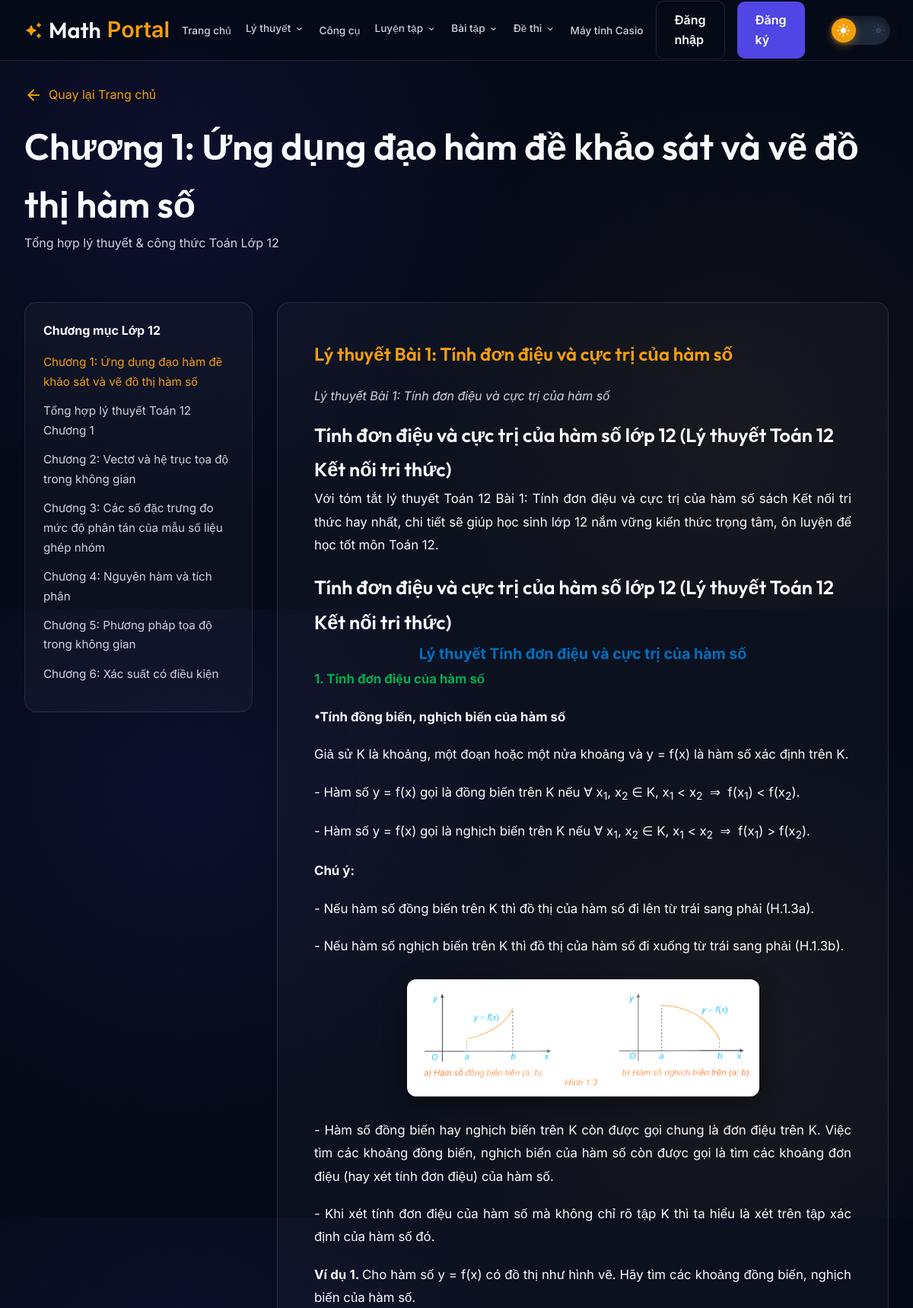
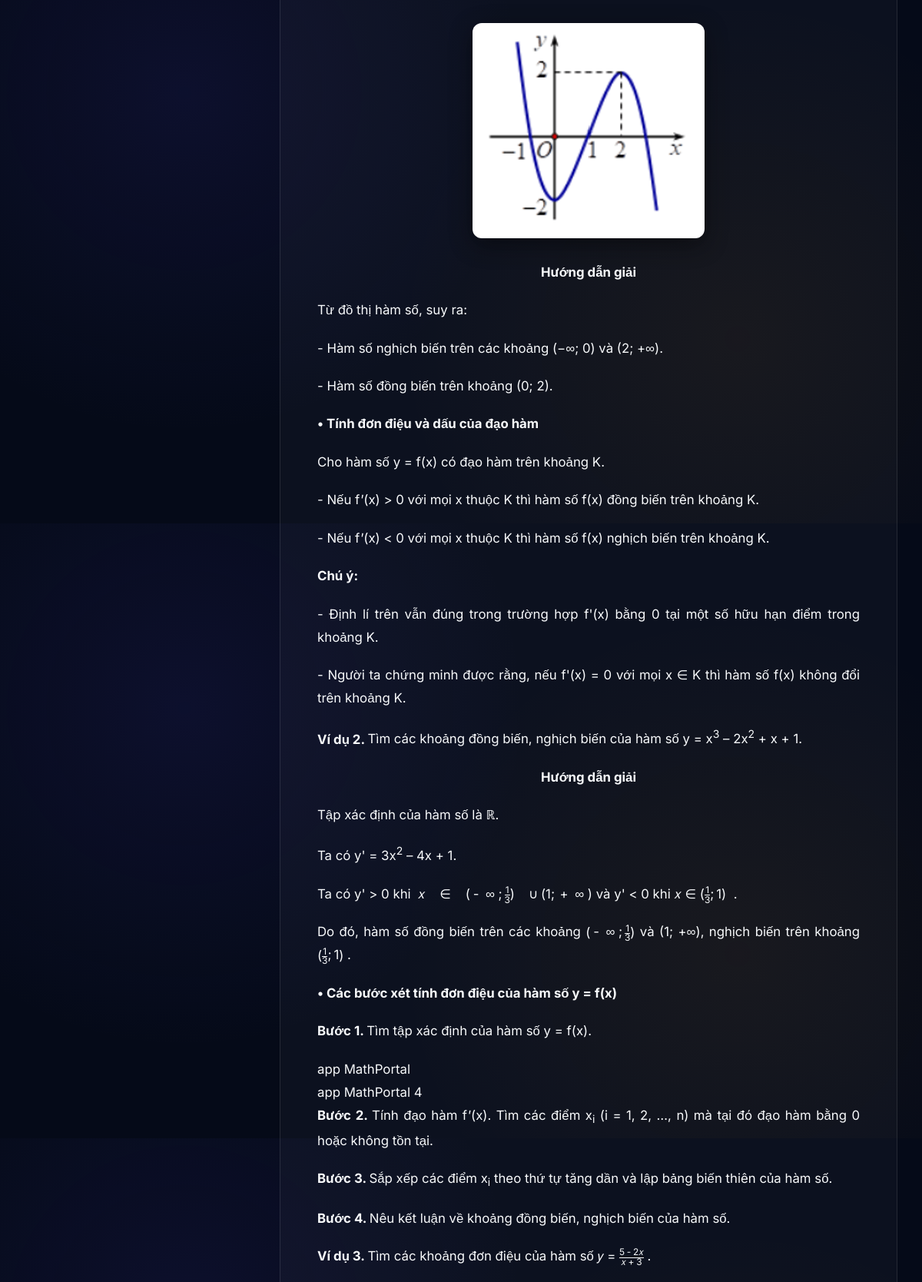
Screenshot of /theory.php (upper part) with the database file from the repository (2 pictures, top to bottom).
### tables this page shows
CREATE TABLE `chapters` (
  `id` int(11) NOT NULL,
  `chapter_key` varchar(50) NOT NULL,
  `title` varchar(255) NOT NULL,
  `icon` varchar(50) NOT NULL,
  `grade` int(11) NOT NULL DEFAULT 12
);

CREATE TABLE `topics` (
  `id` int(11) NOT NULL,
  `chapter_id` int(11) NOT NULL,
  `topic_id_str` varchar(100) NOT NULL,
  `title` varchar(255) NOT NULL,
  `description` text DEFAULT NULL,
  `theory` longtext DEFAULT NULL,
  `video_url` varchar(255) DEFAULT NULL
);

### includes/functions.php (called while the page is built, shortened)
<?php
require_once __DIR__ . '/db.php';
function get_all_content($grade = null) {
    global $pdo;
    $chapters = [];
    if ($grade !== null) {
        $chapStmt = $pdo->prepare("SELECT * FROM chapters WHERE grade = ?");
        $chapStmt->execute([$grade]);
    } else {
        $chapStmt = $pdo->query("SELECT * FROM chapters");
    }
    while ($chap = $chapStmt->fetch()) {
        $key = $chap['chapter_key'];
        $chapters[$key] = [
            'title' => $chap['title'],
            'icon' => $chap['icon'],
            'topics' => []
        ];
        $topStmt = $pdo->prepare("SELECT * FROM topics WHERE chapter_id = ?");
        $topStmt->execute([$chap['id']]);
        while ($topic = $topStmt->fetch()) {
            $formStmt = $pdo->prepare("SELECT formula_text FROM formulas WHERE topic_id = ?");
            $formStmt->execute([$topic['id']]);
            $formulas = $formStmt->fetchAll(PDO::FETCH_COLUMN);
            $chapters[$key]['topics'][] = [
                'id' => $topic['topic_id_str'],
                'title' => $topic['title'],
                'description' => $topic['description'],
                'theory' => $topic['theory'],
                'video_url' => $topic['video_url'] ?? '',
                'formulas' => $formulas
            ];
        }
    }
    $quizStmt = $pdo->query("SELECT * FROM quizzes LIMIT 20");
    $quizzes = [];
    while ($q = $quizStmt->fetch()) {
        $quizzes[] = [
            'question' => $q['question'],
            'options' => [$q['opt_a'], $q['opt_b'], $q['opt_c'], $q['opt_d']],
            'answer' => $q['answer']
        ];
    }
    return ['chapters' => $chapters, 'quizzes' => $quizzes];
}
function parse_markdown($text) {
    if (strpos($text, '<div') !== false || strpos($text, '<p') !== false || strpos($text, '<img') !== false) {
        return $text;
    }
    $text = preg_replace('/###\s+(.*?)(?=\r?\n|$)/', '<h3 style="margin-top: 1.5rem; margin-bottom: 0.8rem; color: var(--text-main); font-weight: 600; font-size: 1.25rem;">$1</h3>', $text);
    $text = preg_replace('/##\s+(.*?)(?=\r?\n|$)/', '<h2 style="margin-top: 1.8rem; margin-bottom: 1rem; color: var(--text-main); font-weight: 600; font-size: 1.5rem;">$1</h2>', $text);
    $text = preg_replace('/#\s+(.*?)(?=\r?\n|$)/', '<h1 style="margin-top: 2rem; margin-bottom: 1.2rem; color: var(--text-main); font-weight: 700; font-size: 1.8rem;">$1</h1>', $text);
    $text = preg_replace('/\*\*(.*?)\*\*/', '<strong>$1</strong>', $text);
    $text = preg_replace('/^\s*[\*\-]\s+(.*?)(?=\r?\n|$)/m', '<li style="margin-left: 1.2rem; list-style-type: disc; margin-bottom: 0.6rem; color: var(--text-main); line-height: 1.6;">$1</li>', $text);
    $text = nl2br($text);
    $text = preg_replace('/<\/h3><br\s*\/?>/', '</h3>', $text);
    $text = preg_replace('/<\/h2><br\s*\/?>/', '</h2>', $text);
    $text = preg_replace('/<\/h1><br\s*\/?>/', '</h1>', $text);
    $text = preg_replace('/<\/li><br\s*\/?>/', '</li>', $text);
    return $text;
}

### theory.php (the view, shortened to what this page needs)
<?php
require_once 'includes/functions.php';
include 'includes/header.php';
$grade = isset($_GET['grade']) ? intval($_GET['grade']) : 12;
$allContent = get_all_content($grade);
$chapters = $allContent['chapters'];
$current_chapter = $_GET['chapter'] ?? '';
if (empty($current_chapter) || !isset($chapters[$current_chapter])) {
    $current_chapter = !empty($chapters) ? array_key_first($chapters) : '';
}
$chapter_data = $chapters[$current_chapter] ?? ['title' => 'Chưa có nội dung', 'topics' => []];
?>
<main class="container">
    <div style="padding: 2rem 0;">
        <a href="index.php"
            style="color: var(--accent); text-decoration: none; display: flex; align-items: center; gap: 0.5rem; margin-bottom: 1rem;">
            <span class="material-icons-round">arrow_back</span> Quay lại Trang chủ
        </a>
        <h1 style="font-size: 3rem;"><?php echo $chapter_data['title']; ?></h1>
        <p style="color: var(--text-muted);">Tổng hợp lý thuyết & công thức Toán Lớp <?php echo $grade; ?></p>
    </div>
    <div style="display: grid; grid-template-columns: 300px 1fr; gap: 2rem;">
        <aside>
            <div class="content-wrapper" style="padding: 1.5rem; position: sticky; top: 100px;">
                <h4 style="margin-bottom: 1rem; color: var(--text-main);">Chương mục Lớp <?php echo $grade; ?></h4>
                <?php if (empty($chapters)): ?>
                    <p style="color: var(--text-muted); font-size: 0.9rem;">Chưa có chương học nào.</p>
                <?php else: ?>
                    <ul style="list-style: none;">
                        <?php foreach ($chapters as $key => $c): ?>
                            <li style="margin-bottom: 0.8rem;">
                                <a href="?grade=<?php echo $grade; ?>&chapter=<?php echo $key; ?>"
                                    style="color: <?php echo ($key == $current_chapter) ? 'var(--accent)' : 'var(--text-muted)'; ?>; text-decoration: none; font-size: 0.95rem;">
                                    <?php echo $c['title']; ?>
                                </a>
                            </li>
                        <?php endforeach; ?>
                    </ul>
                <?php endif; ?>
            </div>
        </aside>
        <div>
            <?php if (empty($chapter_data['topics'])): ?>
                <div class="content-wrapper animate" style="text-align: center; padding: 4rem 2rem;">
                    <span class="material-icons-round" style="font-size: 3rem; color: var(--text-muted); margin-bottom: 1rem;">auto_stories</span>
                    <h3>Chưa có bài học nào cho chương này</h3>
                    <p style="color: var(--text-muted);">Nội dung bài học và công thức đang được biên soạn.</p>
                </div>
            <?php else: ?>
                <?php foreach ($chapter_data['topics'] as $topic): ?>
                    <section id="<?php echo $topic['id']; ?>" class="content-wrapper animate">
                        <h2 style="margin-bottom: 1.5rem; color: var(--accent);"><?php echo $topic['title']; ?></h2>
                        <p style="color: var(--text-muted); font-style: italic; margin-bottom: 1rem;">
                            <?php echo $topic['description']; ?>
                        </p>
                        <div class="theory-text" style="margin-bottom: 2rem;">
                            <?php echo parse_markdown($topic['theory']); ?>
                        </div>
                    </section>
                <?php endforeach; ?>
            <?php endif; ?>
        </div>
    </div>
</main>
<?php include 'includes/footer.php'; ?>

### assets/css/style.css (style rules this page uses)
:root { --bg-color: #050a18; --card-bg: rgba(255, 255, 255, 0.03); --glass-bg: rgba(255, 255, 255, 0.05); --glass-border: rgba(255, 255, 255, 0.1); --primary: #4f46e5; --primary-light: #818cf8; --accent: #f59e0b; --text-main: #f8fafc; --text-muted: #cbd5e1; --nav-height: 80px; --radius: 16px; --shadow: 0 10px 30px -10px rgba(0, 0, 0, 0.5); --nav-bg: rgba(5, 10, 24, 0.8); }
* { margin: 0; padding: 0; box-sizing: border-box; font-family: 'Inter', sans-serif; }
body { background-color: var(--bg-color); color: var(--text-main); line-height: 1.6; overflow-x: hidden; background-image: radial-gradient(circle at 20% 30%, rgba(79, 70, 229, 0.1) 0%, transparent 40%), radial-gradient(circle at 80% 70%, rgba(245, 158, 11, 0.05) 0%, transparent 40%); min-height: 100vh; transition: background-color 0.4s ease, color 0.4s ease; }
h1, h2, h3, .nav-logo { font-family: 'Outfit', sans-serif; font-weight: 600; }
.container { max-width: 1200px; margin: 0 auto; padding: 0 2rem; }
.content-wrapper { background: var(--card-bg); border: 1px solid var(--glass-border); border-radius: var(--radius); padding: 3rem; margin: 2rem 0; }
.animate { animation: fadeIn 0.8s ease forwards; }
:root { --calc-body: #1a1a1a; --calc-rim: #2d2d2d; --lcd-bg: #8ba88e; --btn-num: #333; --btn-func: #1e1e1e; --btn-shift: #d97706; --btn-alpha: #dc2626; --btn-special: #475569; --text-lcd: #1a2421; }
.theory-text { font-size: 1.05rem; line-height: 1.8; color: var(--text-main); }
.theory-text p { margin-bottom: 1.2rem; text-align: justify; }
.theory-text img { max-width: 100%; height: auto; display: block; margin: 1.8rem auto; border-radius: 12px; box-shadow: 0 8px 30px rgba(0, 0, 0, 0.45); border: 1px solid var(--glass-border); transition: transform 0.3s ease; background-color: #fff; padding: 0.5rem; }

### rows the page displays
chapters: title "Chương 1: Ứng dụng đạo hàm đề khảo sát và vẽ đồ thị hàm số"
chapters: title "Tổng hợp lý thuyết Toán 12 Chương 1"
chapters: title "Chương 2: Vectơ và hệ trục tọa độ trong không gian"
chapters: title "Chương 3: Các số đặc trưng đo mức độ phân tán của mẫu số liệu ghép nhóm"
chapters: title "Chương 4: Nguyên hàm và tích phân"
chapters: title "Chương 5: Phương pháp tọa độ trong không gian"
chapters: title "Chương 6: Xác suất có điều kiện"
topics: title "Lý thuyết Bài 1: Tính đơn điệu và cực trị của hàm số", description "Lý thuyết Bài 1: Tính đơn điệu và cực trị của hàm số", theory "Tính đơn điệu và cực trị của hàm số lớp 12 (Lý thuyết Toán 12 Kết nối tri thức) Với tóm tắt lý thuyết Toán 12 Bài 1: Tính đơn điệu và cực trị của hàm số sách Kết nối tri thức hay nhất, chi tiết sẽ giúp học sinh lớp 12 nắm vững kiến thức trọng tâm, ôn luyện để học tốt môn Toán 12. Tính đơn điệu và cực trị của hàm số lớp 12 (Lý thuyết Toán 12 Kết nối tri thức) Lý thuyết Tính đơn điệu và cực trị của hàm số 1. Tính đơn điệu của hàm số •Tính đồng biến, nghịch biến của hàm số Giả sử K là khoảng, một đoạn hoặc một nửa khoảng và y = f(x) là hàm số xác định trên K. - Hàm số y = f(x) gọi là đồng biến trên K nếu ∀ x 1 , x 2 ∈ K, x 1 < x 2 ⇒ f(x 1 ) < f(x 2 ). - Hàm số y = f(x) gọi là nghịch biến trên…", theory (picture)

### other values shown
$grade "12"
